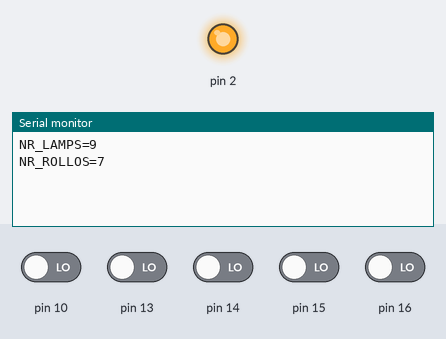
Recording of a sketch running on a simulated Arduino Uno, built with avr-gcc and run on an emulated ATmega328P. Shown: output pins drawn as LEDs (lit = HIGH), the last lines printed to the serial monitor. The test bench sets the inputs (shaded band); at power-on: pin 10, pin 13–16 LOW.

Above: at 1.2 s.
1.3 s: pin 10 driven HIGH
At 1.8 s:
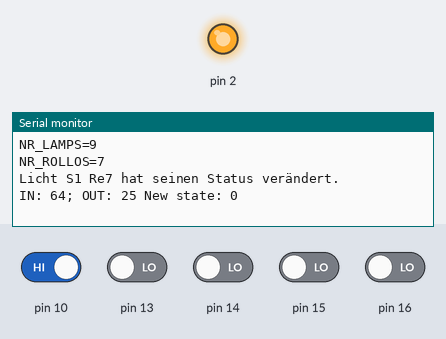
2.8 s: pin 14 driven HIGH
At 3.5 s:
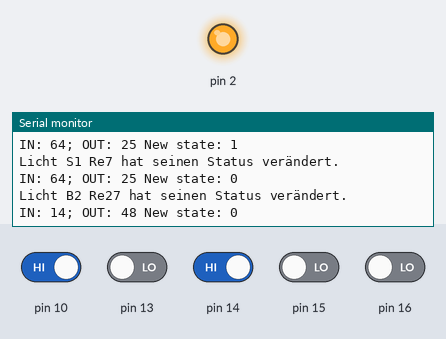
5.6 s: pin 15 driven HIGH
At 6.3 s:
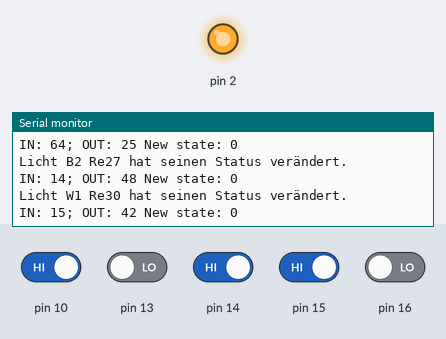
8.6 s: pin 16 driven HIGH
At 9.9 s:
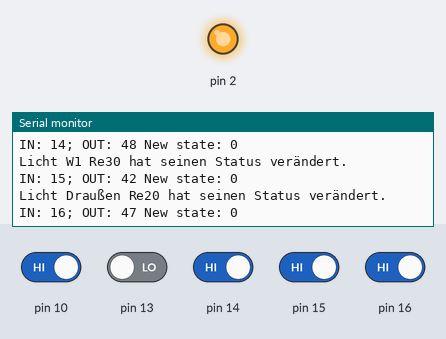
11.0 s: pin 16 driven LOW
14.0 s: pin 10 driven LOW and pin 13 driven HIGH and pin 14 driven LOW and pin 15 driven LOW and pin 16 driven HIGH
At 15.0 s:
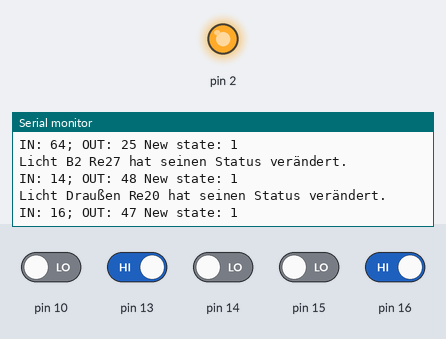
Timing chart, 0 to 17.0 s (numbered marks = the images above; inputs shaded):
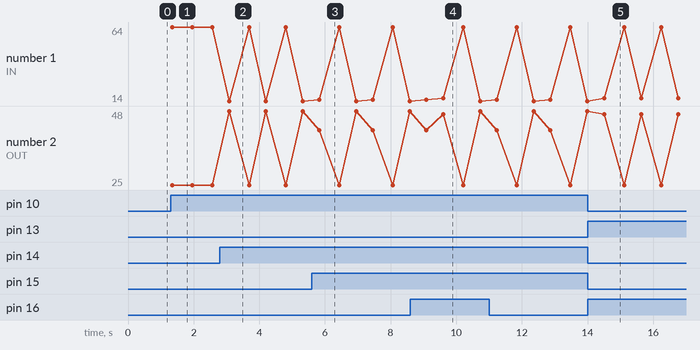

Measured:
- after the input at 1.3 s, the serial monitor: prints a new line at once (image 1)
- after the input at 2.8 s, the serial monitor: prints a new line after 0.23 s (image 2)
- after the input at 5.6 s, the serial monitor: prints a new line after 0.18 s (image 3)
- after the input at 8.6 s, the serial monitor: prints a new line after 0.95 s (image 4)
- after the input at 14.0 s, the serial monitor: prints a new line after 0.45 s (image 5)
- plotted number 1: 64 → 14 after the input at 2.8 s, 14 → 16 after the input at 14.0 s
- plotted number 2: 25 → 48 after the input at 2.8 s, 48 → 47 after the input at 14.0 s

The sketch:

EG_reworked.ino
```cpp
// C++ code
//


/*
Haus Layout:

              Draußen

##################################
#          #                     #
#    S4    #        W1           #
#          #                     #
#          #                     #
#          #                     #
############        ##############
#          #        #            #
#    B2    #        #    S3      #
#          #        #            #
############        ##############
#          #             Diele   #
#    B1    #                     #
#          #######################
#          #           #         #
#          #     S2    #   S1    #
#          #           #         #
#          #           #         #
#          #           #         #
##################################


Relais Layout:

#########################################
#  1 #  2 #  3 #  4 #  5 #  6 #  7 #  8 #
#########################################
#########################################
# 16 # 15 # 14 # 13 # 12 # 11 # 10 #  9 #
#########################################

#########################################
# 17 # 18 # 19 # 20 # 21 # 22 # 23 # 24 #
#########################################
#########################################
# 32 # 31 # 30 # 29 # 28 # 27 # 26 # 25 #
#########################################


Known Issues:
- Relais 11 ist kaputt. Das wird durch output pin 30 angesteuert.
- Relais 31 ist kaputt. Das wird durch output pin 40 angesteuert.
*/


// ----- START LAMP DEFINITIONS
struct Lamp {  // define the Lamp object:
  int pin_in;  // the input pin of the lamp
  int pin_out;  // the output pin of the lamp
  int led_state;  // the current state of the lamp (HIGH/LOW). Initially LOW.
  String name;  // the name of the lamp (for debug)
};

// define and store all lamps in the lamp array
struct Lamp lamps[] = {
  {63, 22, HIGH, "Licht S2 Re16"},  // Lamp of room S1
  {64, 25, HIGH, "Licht S1 Re7"},  // ...
  {65, 30, HIGH, "Licht S4 Re12"},
  {66, 33, HIGH, "Licht S3 Re3"},
  {67, 36, HIGH, "Licht B1 Re9"},
  //{68, 3, HIGH, "Licht Dusche B2"},  // nicht angeschlossen
  {69, 2, HIGH, "Licht Flur Re25"},
  {14, 48, HIGH, "Licht B2 Re27"},
  {15, 42, HIGH, "Licht W1 Re30"},
  {16, 47, HIGH, "Licht Draußen Re20"}
  //{17, 4, HIGH, "Licht Draußen 1"},  // nicht angeschlossen
  //{18, 5, HIGH, "Licht Draußen 2"}  // nicht angeschlossen
};

// Get the total amount of lamps:
const int NR_LAMPS = sizeof(lamps)/sizeof(lamps[0]);
// ----- END LAMP DEFINITIONS

// START ROLLO DEFINITIONS
const String ROLLO_STATES[4] = {"stay-down", "motion-down", "stay-up", "motion-up"};
struct Rollo {
  int pin_in;  // the input pin of the Rollo
  int pin_out1;  // the first ouptut pin
  int pin_out2;  // the second output pin
  int state_pointer;  // pointer to the current state of the rollo
  String name;  // The name of the rollo (for debug)
};

struct Rollo rollos[] = {
  {54, 23, 24, 0, "Rollo S2 Re15 (runter) Re8 (stop?)"},  // ...
  {55, 26, 27, 0, "Rollo S1 Re14 (runter) Re6 (hoch)"},
  {56, 28, 29, 0, "Rollo S3 Re5 (runter) Re13 (hoch)"},
  {57, 31, 44, 0, "Rollo W1 Re4 (runter) Re29 (hoch)"},
  {58, 49, 35, 0, "Rollo B1 Re2 (runter) Re19 (hoch)"},
  {59, 37, 50, 0, "Rollo B2 Re26 (runter) Re1 (hoch)"},
  {60, 46, 41, 0, "Rollo S4 Re23 (runter) Re28 (hoch)"}
  //{61, 43, 44, 0, "Rollo W1, 1"},  // nicht angeschlossen
  //{62, 45, 46, 0, "Rollo W1, 2"}  // nicht angeschlossen

};

// Get the total mapunt of rollos:
const int NR_ROLLOS = sizeof(rollos)/sizeof(rollos[0]);

// END ROLLO DEFINITIONS


void setup(){
  /*
  Setup step:
  - We define the input/output pins.

  */
  Serial.begin(9600);

  Serial.print("NR_LAMPS=");
  Serial.println(NR_LAMPS);
  Serial.print("NR_ROLLOS=");
  Serial.println(NR_ROLLOS);


  for (int i = 0; i < NR_LAMPS; i++) {
    pinMode(lamps[i].pin_in, INPUT);
    pinMode(lamps[i].pin_out, OUTPUT);

    digitalWrite(lamps[i].pin_out, HIGH);
  }

  for (int i = 0; i < NR_ROLLOS; i++) {
    pinMode(rollos[i].pin_in, INPUT);
    pinMode(rollos[i].pin_out1, OUTPUT);
    pinMode(rollos[i].pin_out2, OUTPUT);

    digitalWrite(rollos[i].pin_out1, HIGH);
    digitalWrite(rollos[i].pin_out2, HIGH);
  }
}


void print_light_event(struct Lamp lamp){
  Serial.print(lamp.name);
  Serial.print(" hat seinen Status verändert.");
  Serial.println();

  Serial.print("IN: ");
  Serial.print(lamp.pin_in);
  Serial.print("; OUT: ");
  Serial.print(lamp.pin_out);
  Serial.print(" New state: ");
  Serial.print(lamp.led_state);
  Serial.println();
}


void print_rollo_event(struct Rollo rollo){
  Serial.print(rollo.name);
  Serial.print(" hat seinen Status verändert.");
  Serial.println();

  Serial.print("IN: ");
  Serial.print(rollo.pin_in);
  Serial.print("; OUT: ");
  Serial.print(rollo.pin_out1);
  Serial.print(", ");
  Serial.print(rollo.pin_out2);
  Serial.print(" New state: ");
  Serial.print(ROLLO_STATES[rollo.state_pointer]);
  Serial.println();
}


int switch_led_state(struct Lamp lamp){
  if (lamp.led_state == LOW){
    digitalWrite(lamp.pin_out, HIGH);
    return HIGH;
  } else {
    digitalWrite(lamp.pin_out, LOW);
    return LOW;
  }
}


int switch_rollo_state(struct Rollo rollo){
  if (ROLLO_STATES[rollo.state_pointer] == "stay-down"){
    digitalWrite(rollo.pin_out1, HIGH);
    digitalWrite(rollo.pin_out2, LOW);
    int next_state_pointer = (rollo.state_pointer+1) %4;
    return next_state_pointer;
  }
  if (ROLLO_STATES[rollo.state_pointer] == "motion-down"){
    digitalWrite(rollo.pin_out1, HIGH);
    digitalWrite(rollo.pin_out2, HIGH);
    int next_state_pointer = (rollo.state_pointer+1) %4;
    return next_state_pointer;
  }
  if (ROLLO_STATES[rollo.state_pointer] == "stay-up"){
    digitalWrite(rollo.pin_out1, LOW);
    digitalWrite(rollo.pin_out2, HIGH);
    int next_state_pointer = (rollo.state_pointer+1) %4;
    return next_state_pointer;
  }
  if (ROLLO_STATES[rollo.state_pointer] == "motion-up"){
    digitalWrite(rollo.pin_out1, HIGH);
    digitalWrite(rollo.pin_out2, HIGH);
    int next_state_pointer = (rollo.state_pointer+1) %4;
    return next_state_pointer;
  }
  return 0;
}


void loop(){
  for (int i = 0; i < NR_LAMPS; i++) {
    int button_state = digitalRead(lamps[i].pin_in);
    if (button_state == HIGH){
      int new_state = switch_led_state(lamps[i]);
      lamps[i].led_state = new_state;
      print_light_event(lamps[i]);
      delay(500);
    }
  }

  for (int i = 0; i < NR_ROLLOS; i++) {
    int button_state = digitalRead(rollos[i].pin_in);
    if (button_state == HIGH){
      int new_state = switch_rollo_state(rollos[i]);
      rollos[i].state_pointer = new_state;
      print_rollo_event(rollos[i]);
      delay(500);
    }
  }
  delay(100);
}
```
